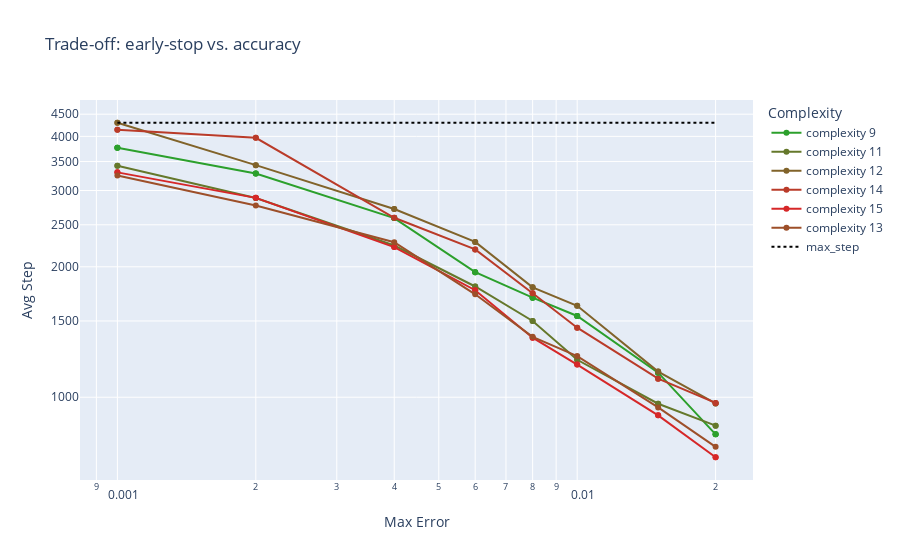

Write notebook code for a chart like this one.
### Code cell
plot_tradeoff_curve(tradeoff_df)
